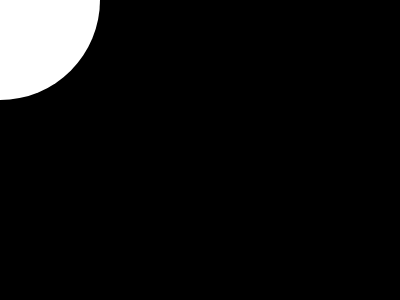
Frame 1 (no input)
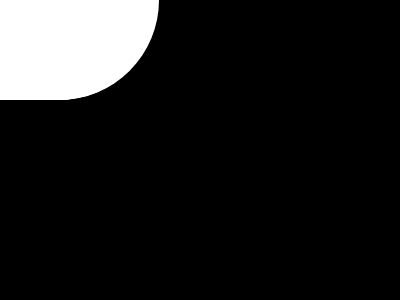
Frame 60 (no input)
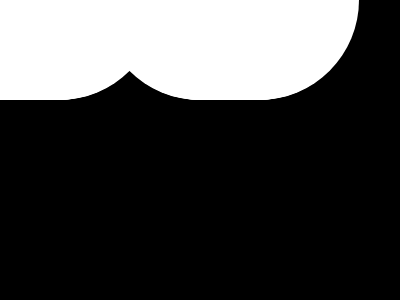
Frame 120 (the mouse pressed at the canvas centre since frame 60)

The p5.js sketch that drew these frames (run headless with seeded random() and noise() and a simulated clock; from frame 60 on, the mouse is pressed at the canvas centre):

// p5.js sketch
// ── sketch.js
let a_count = 0;
let a_alpha = 10;
let a_diam = 200;
let a_x;
let a_y;
let a_step = 1;

function setup() {
  createCanvas(400, 300).mousePressed(function() {
    a_count = mouseX;
  });
  noStroke();
  // fill(255, 255, 255, a_alpha);
  clear();
  background(0);
  create_ui();
}

function draw() {
  // background(0);
  a_x = a_count % width;
  a_y = int(a_count / width) * (a_diam / 2);
  a_y = a_y % height;
  circle(a_x, a_y, a_diam);
  a_count = a_count + a_step;
  update_ui();
}

function create_ui() {
  createButton('backg 0').mousePressed(function() {
    background(0);
  });
  createButton('backg 255').mousePressed(function() {
    background(255);
  });
  createElement('br');
  createButton('alpha 1').mousePressed(function() {
    print('alpha 1')
    a_alpha = 1;
  });
  createButton('alpha 10').mousePressed(function() {
    print('alpha 10')
    a_alpha = 10;
  });
  createButton('alpha 100').mousePressed(function() {
    print('alpha 100')
    a_alpha = 100;
  });
  createButton('alpha 255').mousePressed(function() {
    print('alpha 255')
    a_alpha = 255;
  });
  createElement('br');
  createButton('white').mousePressed(function() {
    print('white');
    fill(255, 255, 255, a_alpha);
  });
  createButton('black').mousePressed(function() {
    print('black');
    fill(0, 0, 0, a_alpha);
  });
  createButton('red').mousePressed(function() {
    print('red');
    fill(255, 0, 0, a_alpha);
  });
  createButton('green').mousePressed(function() {
    print('green');
    fill(0, 255, 0, a_alpha);
  });
  createButton('blue').mousePressed(function() {
    print('blue');
    fill(0, 0, 255, a_alpha);
  });
  createButton('random').mousePressed(function() {
    print('random');
    fill(random(0, 255), random(0, 255), random(0, 255), a_alpha);
  });
  createElement('br');
  createButton('erase').mousePressed(function() {
    print('erase');
    erase();
  });
  createButton('noErase').mousePressed(function() {
    print('noErase');
    noErase();
  });
  createButton('frameRate 1').mousePressed(function() {
    print('frameRate 1');
    frameRate(1);
  });
  createButton(' 10 ').mousePressed(function() {
    print('frameRate 10');
    frameRate(10);
  });
  createButton(' 30 ').mousePressed(function() {
    print('frameRate 30');
    frameRate(30);
  });
  createButton(' 0 ').mousePressed(function() {
    print('frameRate 0');
    frameRate(0);
  });
  createElement('br');
  createButton('step 1').mousePressed(function() {
    print('step 1');
    a_step = 1;
  });
  createButton('step 10').mousePressed(function() {
    print('step 10');
    a_step = 10;
  });
  createButton('step 50').mousePressed(function() {
    print('step 50');
    a_step = 50;
  });
  createButton('step 100').mousePressed(function() {
    print('step 100');
    a_step = 100;
  });
  createButton('step -10').mousePressed(function() {
    print('step -10');
    a_step = -10;
  });
  createElement('br');
  createSpan().id('icount');
  createSpan().id('ix');
  createSpan().id('iy');
  createElement('br')
  createSpan().id('imx');
  createSpan().id('imy');
  createSpan().id('icc');
}

function update_ui() {
  select('#icount').html('[a_count=' + a_count + '] ')
  select('#ix').html('[a_x=' + a_x + '] ')
  select('#iy').html('[a_y=' + a_y + '] ')
  select('#imx').html('[mouseX=' + mouseX + '] ')
  select('#imy').html('[mouseY=' + mouseY + '] ')
  select('#icc').html('[RGBA=' + get(mouseX, mouseY) + '] ')
}

// https://editor.p5js.org/jht1493/sketches/vig9Wkf9V
// 2.2 variable remainder erase

// https://editor.p5js.org/jht1493/sketches/mDleb9mKk
// 2.2 variable remainder rgb

// https://editor.p5js.org/jht1493/sketches/rO0jSdg9Y
// 2.2 variable remainder circleX slider

// https://editor.p5js.org/jht1493/sketches/e33y9FbcE
// 2.2 variable remainder circleX

// https://editor.p5js.org/jht1493/sketches/HtESWWNTa
// 2.2 variable remainder

// Make Your Own (Make Your Own Variable)
// Code! Programming with p5.js
// The Coding Train / Daniel Shiffman
// https://thecodingtrain.com/beginners/p5js/2.2-make-your-own.html
// https://youtu.be/dRhXIIFp-ys

// Make Your Own Variable: https://editor.p5js.org/codingtrain/sketches/xPXNdPy17
// Growing Circle Exercise: https://editor.p5js.org/codingtrain/sketches/ehbMJ-otC
